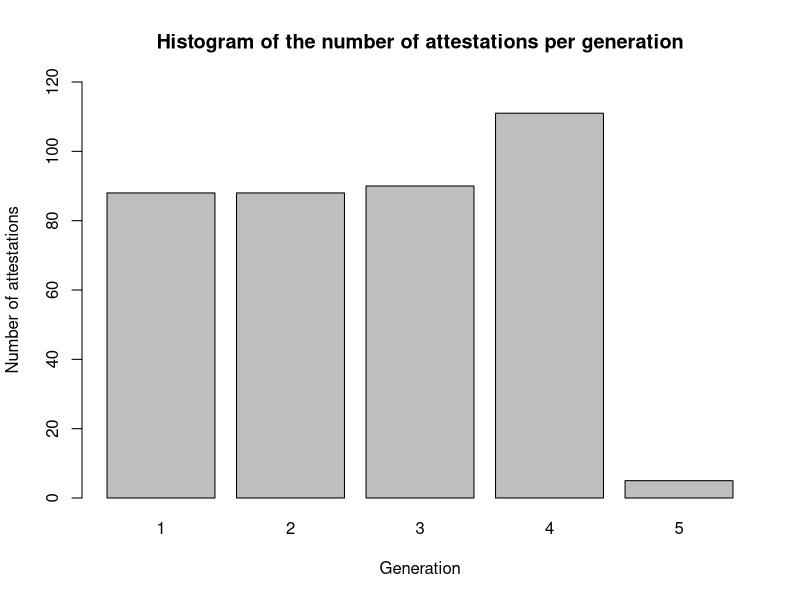

The R script that drew this image: (Note: this script raises an error after producing the figure.)
#### Read libraries ####
library(readxl)
library(effects)
library(stats)
library(dplyr)
library(lme4)
library(ggplot2)

#### Read dataset ####
keep <- read_xlsx("Keep_Ving_Dataset.xlsx", 
                  sheet=1, 
                  col_names = TRUE)

# Drop "double" annotations used for collexeme analysis
keep <- subset(keep, ID!="double")

# Check number of attestations per generation
generation_table <- table(keep$generation)
print(generation_table)

# Drop 5th generation (too little attestations)
keep <- subset(keep, generation!=5)

generation_histogram <- barplot(generation_table, ylab = "Number of attestations",  
                                xlab = "Generation",
                                main ="Histogram of the number of attestations per generation",
                                col = "grey", 
                                ylim = c(0, 120))

#### General information about the dataset ####
# Histogram of the raw scores
score_table <- table(keep$Score)
mean(keep$Score)
sd(keep$Score)
barplot(score_table,
        main = "Histogram of the number of attestations per score",
        ylab = "Number of attestations",
        xlab = "Summative grammaticalization scores",
        ylim = c(0, 160))

# Type of keep constructions per generation
Generation <- table(keep$Construction, keep$generation)
print(Generation)
chisq.test(Generation)
plot(Generation,
     xlab = "Construction",
     ylab = "Generation",
     main = "")

# Number attestations per author
author_table <- table(keep$author)
print(author_table) # some authors occur very frequently, others a lot less

#### Grammaticalization scores over time ####

Decade_model <- lm(Score ~ textDecade, data = keep)
summary(Decade_model)
plot(allEffects(Decade_model))

Score_model <- lm(textDecade ~
                    Animacy_score +
                    Durative_score +
                    Bondedness_score +
                    Motion_score +
                    Verb_score,
                  data = keep)
summary(Score_model)
plot(allEffects(Score_model))

#### Question 1: which variables distinguish between transitive and pure intransitive keep? ####

# Convert to factors and relevel
keep$Construction <- as.factor(keep$Construction)
keep$Construction <- relevel(keep$Construction, ref = "Transitive")
keep$Animacy <- as.factor(keep$Animacy)
keep$Animacy <- relevel(keep$Animacy, ref = "Animate")
keep$Verb_innovation <- as.factor(keep$Verb_innovation)
keep$Verb_innovation <- relevel(keep$Verb_innovation, ref = "Collexeme")
keep$Motion_verb <- as.factor(keep$Motion_verb)
keep$Motion_verb <- relevel(keep$Motion_verb, ref = "Motion verb")
keep$Bondedness <- as.factor(keep$Bondedness)
keep$Bondedness <- relevel(keep$Bondedness, ref = "Low bondedness")
keep$Durative_marker <- as.factor(keep$Durative_marker)
keep$Durative_marker <- relevel(keep$Durative_marker, ref = "Present")

# Make models:
# With random effect
Fixed_and_Random <- glmer(Construction ~ 
                            Animacy + 
                            Verb_innovation +
                            Bondedness + 
                            Motion_verb +
                            Durative_marker + 
                            (1|author_grouped), 
                          family=binomial(link = "logit"), 
                          data=keep)

summary(Fixed_and_Random)
plot(allEffects(Fixed_and_Random))

# Without random effect
Fixed_Only <- glm(as.factor(Construction) ~
                    Animacy + 
                    Verb_innovation +
                    Bondedness + 
                    Motion_verb +
                    Durative_marker, 
                  family=binomial(link="logit"), 
                  data=keep)

summary(Fixed_Only) # Higher AIC --> model is worse
plot(allEffects(Fixed_Only))

# Make bivariate plots
Animacy <- table(keep$Construction, keep$Animacy)
print(Animacy)
chisq.test(Animacy)
plot(Animacy,
     xlab = "Construction",
     ylab = "Animacy",
     main = "")

Verb_innovation <- table(keep$Construction, keep$Verb_innovation)
print(Verb_innovation)
chisq.test(Verb_innovation)
plot(Verb_innovation,
     xlab = "Construction",
     ylab = "Innovativeness of the ing-form",
     main = "")

Bondedness <- table(keep$Construction, keep$Bondedness)
print(Bondedness)
chisq.test(Bondedness)
plot(Bondedness,
     xlab = "Construction",
     ylab = "Bondedness",
     main = "")

Motion_verb <- table(keep$Construction, keep$Motion_verb)
print(Motion_verb)
chisq.test(Motion_verb)
plot(Motion_verb,
     xlab = "Construction",
     ylab = "Motion verb",
     main = "")

Durative_marker <- table(keep$Construction, keep$Durative_marker)
print(Durative_marker)
chisq.test(Durative_marker)
plot(Durative_marker,
     xlab = "Construction",
     ylab = "Durative marker",
     main = "")

#### Question 2: How have the constructions grammaticalized over the generations? ####

# Standardizing the scores
keep$StandScores <- (keep$Score-mean(keep$Score))/sd(keep$Score)

# Convert generation to factor
keep$generation <- as.factor(keep$generation) 

# Helmert coding to compare the generations
contrasts(keep$generation) <- contr.helmert(4) 

# Make model
t <- lm(StandScores ~ generation*Construction, data = keep)
summary(t)
plot(allEffects(t))

# Make plots

#+++++++++++++++++++++++++
# Function to calculate the mean and the standard deviation
# for each group
#+++++++++++++++++++++++++
# data : a data frame
# varname : the name of a column containing the variable
# to be summariezed
# groupnames : vector of column names to be used as
# grouping variables
data_summary <- function(data, varname, groupnames){
  require(plyr)
  summary_func <- function(x, col){
    c(mean = mean(x[[col]], na.rm=TRUE),
      sd = sd(x[[col]], na.rm=TRUE))
  }
  data_sum<-ddply(data, groupnames, .fun=summary_func,
                  varname)
  data_sum <- plyr::rename(data_sum, c("mean" = varname))
  return(data_sum)
}

#++++++++++++++++++++++++++

keep_summary <- data_summary(keep, 
                             varname="Score", 
                             groupnames=c("Construction", "generation"))

print(gen_plot <- ggplot(keep_summary, 
                         aes(x = generation, 
                             y = Score, 
                             color = Construction,
                             group = Construction))+
        xlab("Generation")+
        ylab("Score")+
        ylim(0, 6) +
        geom_line()+
        geom_point() +
        geom_errorbar(aes(ymin=Score-sd, 
                          ymax=Score+sd), 
                      width=.2,
                      position=position_dodge(0.01))+ 
        guides(color=guide_legend(title="Construction")))


#### Individuals ####

# Calculate the proportion of intransitive construction for each author and decade
proportion_data <- keep %>%
  filter(author_grouped != "others") %>%
  group_by(author_grouped, textDecade) %>%
  dplyr::summarize(Proportion = sum(Construction == "Intransitive") / n())

# Plot
ggplot(proportion_data, aes(x = textDecade, y = Proportion, group = author_grouped)) +
  geom_line() +
  geom_point() +
  labs(x = "Decade", y = "Proportion of intransitive construction") +
  facet_wrap(~ author_grouped, ncol = 3) +  # Create separate plots for each author
  theme_minimal() +
  scale_y_continuous(breaks = c(0, 0.5, 1), labels = c("0", "0.5" ,"1")) +
  theme(axis.text.x = element_text(angle = 45, hjust = 1))
